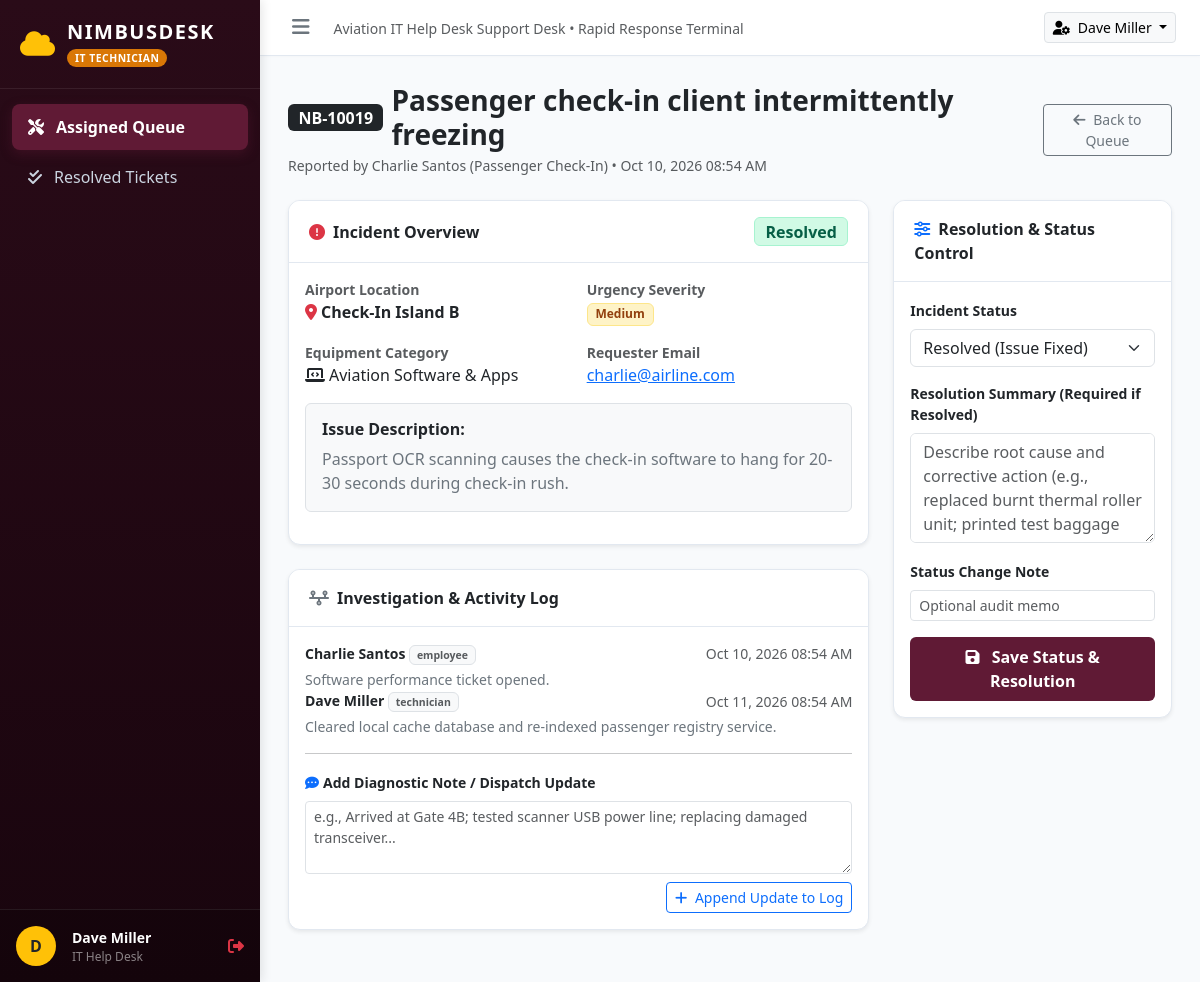
The app's page /technician/index.php?page=manage&id=5 (signed in) with its own data.
### tables this page shows
CREATE TABLE IF NOT EXISTS `users` (
    `id` INT AUTO_INCREMENT PRIMARY KEY,
    `name` VARCHAR(100) NOT NULL,
    `email` VARCHAR(100) NOT NULL UNIQUE,
    `password` VARCHAR(255) NOT NULL,
    `role` ENUM('employee', 'technician', 'admin') NOT NULL DEFAULT 'employee',
    `department` VARCHAR(100) NOT NULL,
    `badge_number` VARCHAR(50) NOT NULL,
    `created_at` TIMESTAMP DEFAULT CURRENT_TIMESTAMP
);

CREATE TABLE IF NOT EXISTS `tickets` (
    `id` INT AUTO_INCREMENT PRIMARY KEY,
    `ticket_code` VARCHAR(20) NOT NULL UNIQUE,
    `user_id` INT NOT NULL,
    `category_id` INT NOT NULL,
    `urgency` ENUM('Low', 'Medium', 'High', 'Critical') NOT NULL DEFAULT 'Medium',
    `location` VARCHAR(150) NOT NULL,
    `subject` VARCHAR(255) NOT NULL,
    `description` TEXT NOT NULL,
    `attachment` VARCHAR(255) NULL,
    `status` ENUM('Open', 'In Progress', 'Resolved', 'Closed') NOT NULL DEFAULT 'Open',
    `assigned_to` INT NULL,
    `resolution_summary` TEXT NULL,
    `created_at` TIMESTAMP DEFAULT CURRENT_TIMESTAMP,
    `updated_at` TIMESTAMP DEFAULT CURRENT_TIMESTAMP ON UPDATE CURRENT_TIMESTAMP,
    `resolved_at` TIMESTAMP NULL,
    CONSTRAINT `fk_tickets_user` FOREIGN KEY (`user_id`) REFERENCES `users` (`id`) ON DELETE CASCADE,
    CONSTRAINT `fk_tickets_category` FOREIGN KEY (`category_id`) REFERENCES `categories` (`id`) ON DELETE RESTRICT,
    CONSTRAINT `fk_tickets_assigned` FOREIGN KEY (`assigned_to`) REFERENCES `users` (`id`) ON DELETE SET NULL
);

CREATE TABLE IF NOT EXISTS `categories` (
    `id` INT AUTO_INCREMENT PRIMARY KEY,
    `name` VARCHAR(100) NOT NULL,
    `description` VARCHAR(255) NULL,
    `icon` VARCHAR(50) DEFAULT 'fa-wrench'
);

CREATE TABLE IF NOT EXISTS `ticket_logs` (
    `id` INT AUTO_INCREMENT PRIMARY KEY,
    `ticket_id` INT NOT NULL,
    `user_id` INT NOT NULL,
    `action_type` VARCHAR(50) NOT NULL,
    `notes` TEXT NOT NULL,
    `created_at` TIMESTAMP DEFAULT CURRENT_TIMESTAMP,
    CONSTRAINT `fk_logs_ticket` FOREIGN KEY (`ticket_id`) REFERENCES `tickets` (`id`) ON DELETE CASCADE,
    CONSTRAINT `fk_logs_user` FOREIGN KEY (`user_id`) REFERENCES `users` (`id`) ON DELETE CASCADE
);

### config/config.php (called while the page is built, shortened)
<?php
function url($path = '') {
    $trimmed = ltrim($path, '/');
    return BASE_URL . ($trimmed ? '/' . $trimmed : '');
}
function currentUser() {
    return $_SESSION['user'] ?? null;
}

### technician/stored_procs/TechnicianProcedures.php (called while the page is built, shortened)
<?php
require_once __DIR__ . '/../../config/db.php';
class TechnicianProcedures {
    private PDO $pdo;
    public function __construct() {
        $this->pdo = Database::getConnection();
    }
    public function getTicketDetails(int $ticketId): array {
        $stmt = $this->pdo->prepare("
            SELECT t.*, c.name AS category_name, c.icon AS category_icon,
                   u.name AS requester_name, u.department AS requester_dept, u.email AS requester_email,
                   tech.name AS technician_name
            FROM tickets t
            INNER JOIN categories c ON t.category_id = c.id
            INNER JOIN users u ON t.user_id = u.id
            LEFT JOIN users tech ON t.assigned_to = tech.id
            WHERE t.id = ?
        ");
        $stmt->execute([$ticketId]);
        $ticket = $stmt->fetch();
        $logStmt = $this->pdo->prepare("
            SELECT l.*, u.name AS actor_name, u.role AS actor_role
            FROM ticket_logs l
            INNER JOIN users u ON l.user_id = u.id
            WHERE l.ticket_id = ?
            ORDER BY l.created_at ASC
        ");
        $logStmt->execute([$ticketId]);
        $logs = $logStmt->fetchAll();
        return [
            'ticket' => $ticket ?: null,
            'logs' => $logs
        ];
    }
}

### config/db.php (called while the page is built)
<?php
require_once __DIR__ . '/config.php';
class Database {
    private static ?PDO $instance = null;
    public static function getConnection(): PDO {
        if (self::$instance === null) {
            $host = 'localhost';
            $user = 'root';
            $pass = '';
            $dbname = 'nimbusdesk';
            try {
                $dsn = "mysql:host={$host};dbname={$dbname};charset=utf8mb4";
                self::$instance = new PDO($dsn, $user, $pass, [
                    PDO::ATTR_ERRMODE => PDO::ERRMODE_EXCEPTION,
                    PDO::ATTR_DEFAULT_FETCH_MODE => PDO::FETCH_ASSOC,
                    PDO::ATTR_EMULATE_PREPARES => false,
                ]);
            } catch (PDOException $e) {
                if (str_contains($e->getMessage(), 'Unknown database')) {
                    require_once __DIR__ . '/../database/setup.php';
                    return self::getConnection();
                }
                throw $e;
            }
        }
        return self::$instance;
    }
}

### technician/views/manage_ticket.php (the view, shortened to what this page needs)
<div class="d-flex align-items-center justify-content-between mb-4">
    <div>
        <div class="d-flex align-items-center gap-2">
            <span class="badge bg-dark fs-6"><?= htmlspecialchars($ticket['ticket_code']) ?></span>
            <h3 class="fw-bold text-dark mb-0"><?= htmlspecialchars($ticket['subject']) ?></h3>
        </div>
        <p class="text-muted small mb-0 mt-1">Reported by <?= htmlspecialchars($ticket['requester_name']) ?> (<?= htmlspecialchars($ticket['requester_dept']) ?>) &bull; <?= date('M d, Y h:i A', strtotime($ticket['created_at'])) ?></p>
    </div>
    <a href="<?= url('technician/index.php') ?>" class="btn btn-outline-secondary btn-sm">
        <i class="fa-solid fa-arrow-left me-1"></i> Back to Queue
    </a>
</div>
<div class="row g-4">
    <div class="col-lg-8">
        <div class="card shadow-sm mb-4">
            <div class="card-header bg-white d-flex justify-content-between align-items-center">
                <span class="fw-bold"><i class="fa-solid fa-circle-exclamation text-danger me-2"></i>Incident Overview</span>
                <?php
                $statusClass = match($ticket['status']) {
                    'Open' => 'badge-status-open',
                    'In Progress' => 'badge-status-progress',
                    'Resolved' => 'badge-status-resolved',
                    default => 'badge-status-closed'
                };
                ?>
                <span class="badge <?= $statusClass ?> fs-6"><?= htmlspecialchars($ticket['status']) ?></span>
            </div>
            <div class="card-body">
                <div class="row g-3 mb-3">
                    <div class="col-sm-6">
                        <small class="text-muted d-block fw-bold">Airport Location</small>
                        <div class="text-dark fw-bold"><i class="fa-solid fa-location-dot text-danger me-1"></i><?= htmlspecialchars($ticket['location']) ?></div>
                    </div>
                    <div class="col-sm-6">
                        <small class="text-muted d-block fw-bold">Urgency Severity</small>
                        <div>
                            <?php
                            $urgencyClass = match($ticket['urgency']) {
                                'Critical' => 'badge-urgency-critical',
                                'High' => 'badge-urgency-high',
                                'Medium' => 'badge-urgency-medium',
                                default => 'badge-urgency-low'
                            };
                            ?>
                            <span class="badge <?= $urgencyClass ?>"><?= htmlspecialchars($ticket['urgency']) ?></span>
                        </div>
                    </div>
                    <div class="col-sm-6">
                        <small class="text-muted d-block fw-bold">Equipment Category</small>
                        <div><i class="fa-solid <?= htmlspecialchars($ticket['category_icon']) ?> me-1"></i><?= htmlspecialchars($ticket['category_name']) ?></div>
                    </div>
                    <div class="col-sm-6">
                        <small class="text-muted d-block fw-bold">Requester Email</small>
                        <div><a href="mailto:<?= htmlspecialchars($ticket['requester_email']) ?>"><?= htmlspecialchars($ticket['requester_email']) ?></a></div>
                    </div>
                </div>
                <div class="p-3 bg-light rounded border mb-3">
                    <h6 class="fw-bold text-dark mb-2">Issue Description:</h6>
                    <p class="mb-0 text-secondary" style="white-space: pre-wrap;"><?= htmlspecialchars($ticket['description']) ?></p>
                </div>
            </div>
        </div>
        <div class="card shadow-sm mb-4">
            <div class="card-header bg-white">
                <span class="fw-bold"><i class="fa-solid fa-timeline text-secondary me-2"></i>Investigation & Activity Log</span>
            </div>
            <div class="card-body">
                <div class="timeline">
                    <?php if (empty($logs)): ?>
                        <p class="text-muted text-center small mb-0">No updates logged yet.</p>
                    <?php else: ?>
                        <?php foreach ($logs as $log): ?>
                            <div class="timeline-event">
                                <div class="d-flex justify-content-between align-items-center mb-1">
                                    <span class="fw-bold text-dark small"><?= htmlspecialchars($log['actor_name']) ?> <span class="badge bg-light text-muted border"><?= htmlspecialchars($log['actor_role']) ?></span></span>
                                    <small class="text-muted"><?= date('M d, Y h:i A', strtotime($log['created_at'])) ?></small>
                                </div>
                                <div class="small text-secondary"><?= htmlspecialchars($log['notes']) ?></div>
                            </div>
                        <?php endforeach; ?>
                    <?php endif; ?>
                </div>
                <hr class="my-3">
                <form id="techNoteForm">
                    <div class="mb-2">
                        <label class="form-label fw-bold small text-dark"><i class="fa-solid fa-comment-dots text-primary me-1"></i>Add Diagnostic Note / Dispatch Update</label>
                        <textarea name="note" class="form-control form-control-sm" rows="3" placeholder="e.g., Arrived at Gate 4B; tested scanner USB power line; replacing damaged transceiver..." required></textarea>
                    </div>
                    <div class="text-end">
                        <button type="submit" class="btn btn-sm btn-outline-primary">
                            <i class="fa-solid fa-plus me-1"></i> Append Update to Log
                        </button>
                    </div>
                </form>
            </div>
        </div>
    </div>
    <div class="col-lg-4">
        <div class="card shadow-sm">
            <div class="card-header bg-white">
                <span class="fw-bold"><i class="fa-solid fa-sliders text-primary me-2"></i>Resolution & Status Control</span>
            </div>
            <div class="card-body">
                <form id="techStatusForm">
                    <div class="mb-3">
                        <label for="status" class="form-label fw-bold small">Incident Status</label>
                        <select name="status" id="status" class="form-select">
                            <option value="Resolved" <?= ($ticket['status'] === 'Resolved') ? 'selected' : '' ?>>Resolved (Issue Fixed)</option>
                        </select>
                    </div>
                    <div class="mb-3">
                        <label for="resolution_summary" class="form-label fw-bold small">Resolution Summary (Required if Resolved)</label>
                        <textarea name="resolution_summary" id="resolution_summary" rows="4" class="form-control" placeholder="Describe root cause and corrective action (e.g., replaced burnt thermal roller unit; printed test baggage label successfully)."><?= htmlspecialchars($ticket['resolution_summary'] ?? '') ?></textarea>
                    </div>
                    <div class="mb-3">
                        <label for="note" class="form-label fw-bold small">Status Change Note</label>
                        <input type="text" name="note" id="note" class="form-control form-control-sm" placeholder="Optional audit memo">
                    </div>
                    <button type="submit" class="btn btn-nimbus w-100 py-2">
                        <i class="fa-solid fa-floppy-disk me-2"></i> Save Status & Resolution
                    </button>
                </form>
            </div>
        </div>
    </div>
</div>

### technician/views/header.php (shortened to what this page needs)
<?php
$user = currentUser();
$activePage = $activePage ?? 'dashboard';
?>
<!DOCTYPE html>
<html lang="en">
<head>
    <link href="https://cdn.jsdelivr.net/npm/bootstrap@5.3.0/dist/css/bootstrap.min.css" rel="stylesheet">
    <link rel="stylesheet" href="https://cdnjs.cloudflare.com/ajax/libs/font-awesome/6.4.0/css/all.min.css">
    <link rel="stylesheet" href="<?= url('assets/css/global.css') ?>">
    <link rel="stylesheet" href="<?= url('technician/css/technician.css') ?>">
</head>
<body>
<div class="app-container">
    <aside class="sidebar">
        <div class="sidebar-brand">
            <i class="fa-solid fa-cloud text-warning fs-3"></i>
            <div>
                <h5>NIMBUSDESK</h5>
                <span class="sidebar-badge technician-badge">IT Technician</span>
            </div>
        </div>
        <ul class="sidebar-menu">
            <li class="nav-item">
                <a href="<?= url('technician/index.php') ?>" class="nav-link <?= $activePage === 'dashboard' ? 'active' : '' ?>">
                    <i class="fa-solid fa-screwdriver-wrench"></i>
                    <span>Assigned Queue</span>
                </a>
            </li>
            <li class="nav-item">
                <a href="<?= url('technician/index.php?page=history') ?>" class="nav-link <?= $activePage === 'history' ? 'active' : '' ?>">
                    <i class="fa-solid fa-check-double"></i>
                    <span>Resolved Tickets</span>
                </a>
            </li>
        </ul>
        <div class="sidebar-user">
            <div class="d-flex align-items-center gap-3">
                <div class="rounded-circle bg-warning text-dark d-flex align-items-center justify-content-center fw-bold" style="width: 40px; height: 40px;">
                    <?= strtoupper(substr($user['name'], 0, 1)) ?>
                </div>
                <div class="overflow-hidden flex-grow-1">
                    <div class="fw-bold text-truncate text-white small"><?= htmlspecialchars($user['name']) ?></div>
                    <div class="text-white-50 text-truncate" style="font-size: 0.75rem;"><?= htmlspecialchars($user['department']) ?></div>
                </div>
                <a href="<?= url('auth/logout.php') ?>" class="text-danger" title="Logout">
                    <i class="fa-solid fa-right-from-bracket"></i>
                </a>
            </div>
        </div>
    </aside>
    <div class="main-wrapper">
        <header class="topbar">
            <div class="d-flex align-items-center gap-3">
                <button id="sidebarToggle" class="btn btn-sm btn-outline-secondary border-0">
                    <i class="fa-solid fa-bars fs-5"></i>
                </button>
                <div class="d-none d-md-block">
                    <span class="text-muted small">Aviation IT Help Desk Support Desk &bull; Rapid Response Terminal</span>
                </div>
            </div>
            <div class="d-flex align-items-center gap-3">
                <div class="dropdown">
                    <button class="btn btn-sm btn-light border dropdown-toggle" data-bs-toggle="dropdown">
                        <i class="fa-solid fa-user-gear me-1"></i> <?= htmlspecialchars($user['name']) ?>
                    </button>
                </div>
            </div>
        </header>
        <main class="content-body">

### records on screen
users: name "D", name "Dave Miller"
tickets: ticket_code "NB-10019", subject "Passenger check-in client intermittently freezing", user.name "Charlie Santos", user.department "Passenger Check-In", created_at "Oct 10, 2026 08:54 AM", status "Resolved", location "Check-In Island B", urgency "Medium", category.name "Aviation Software & Apps", user.email "charlie@airline.com", description "Passport OCR scanning causes the check-in software to hang for 20-30 seconds during check-in rush.", status "Resolved (Issue Fixed)"
ticket_logs: user.name "Charlie Santos", user.role "employee", created_at "Oct 10, 2026 08:54 AM", notes "Software performance ticket opened."
ticket_logs: user.name "Dave Miller", user.role "technician", created_at "Oct 11, 2026 08:54 AM", notes "Cleared local cache database and re-indexed passenger registry service."

### other values on screen
$user['department'] "IT Help Desk"
